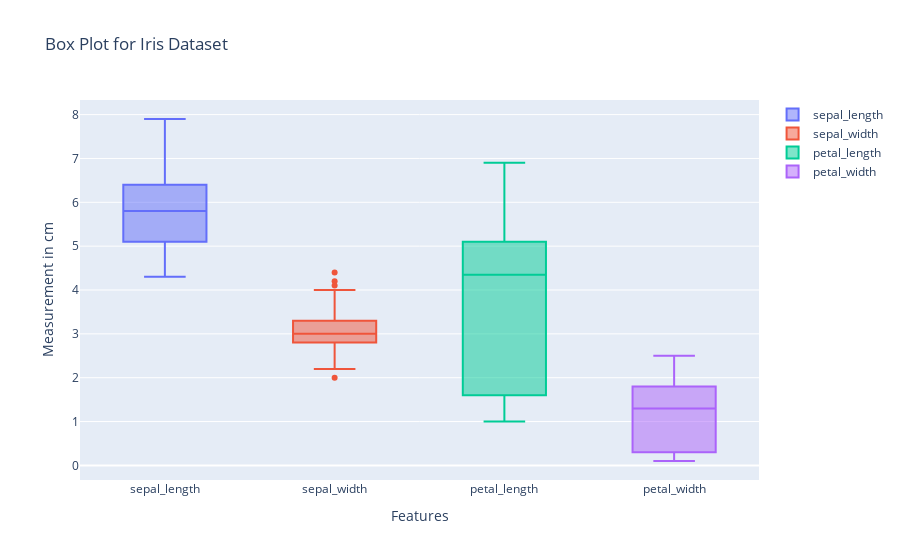

Write notebook code for a chart like this one.
### Code cell
# Update the layout of the plot (optional)
fig.update_layout(title='Box Plot for Iris Dataset',
                  xaxis=dict(title='Features'),
                  yaxis=dict(title='Measurement in cm'))

# Display the plot
fig.show()

### Figure 1 — Plotly figure (JSON) as saved in the notebook; plotly's stock layout.template omitted (floating-point values rounded to 4 significant figures; data arrays with more than 128 entries replaced by an {"elided": "..."} marker saying what was removed)
{"data": [{"name": "sepal_length", "type": "box", "y": {"elided": "150 float values"}}, {"name": "sepal_width", "type": "box", "y": {"elided": "150 float values"}}, {"name": "petal_length", "type": "box", "y": {"elided": "150 float values"}}, {"name": "petal_width", "type": "box", "y": {"elided": "150 float values"}}], "layout": {"title": {"text": "Box Plot for Iris Dataset"}, "xaxis": {"title": {"text": "Features"}}, "yaxis": {"title": {"text": "Measurement in cm"}}}}
